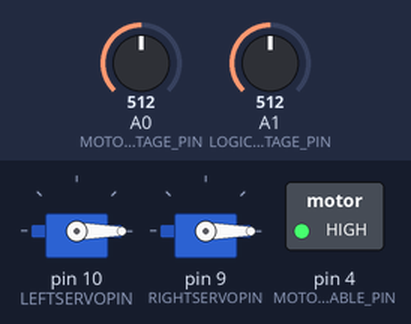
A sketch run on a simulated Arduino Uno, built with avr-gcc and run on an emulated ATmega328P. Parts: 2 × servo, switched loads named in the sketch (green lamp = pin HIGH). The test bench sets the inputs (shaded band); at power-on: A0 (MOTOR_VOLTAGE_PIN) = 512, A1 (LOGIC_VOLTAGE_PIN) = 512. What the sketch prints to the serial monitor is not drawn.

Above: at 1.5 s.
At 4.5 s:
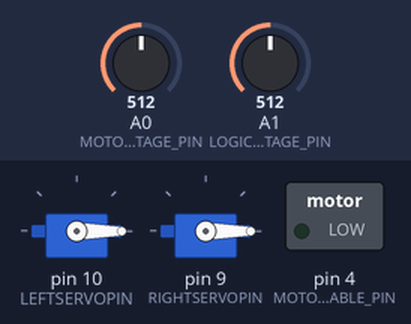
Timing chart, 0 to 7.8 s (numbered marks = the images above):
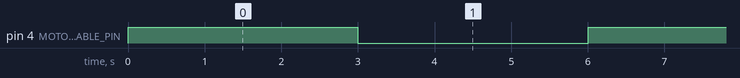

Measured:
- by itself, pin 4 (MOTOR_ENABLE_PIN): alternates HIGH for 3.0 s and LOW for 3.0 s

The sketch:

servo_power_control_test.ino
```cpp
#include <Servo.h>

#define SWITCH_PIN 3

#define MOTOR_ENABLE_PIN 4

#define LEFTSERVOPIN 10
#define RIGHTSERVOPIN 9

#define MOTOR_VOLTAGE_PIN A0
#define LOGIC_VOLTAGE_PIN A1

#define ULTRASONIC_PIN A2

#define VREF 4.98
#define SENSOR_MAX 1024

Servo leftServo;
Servo rightServo;

void serbSetup(){
  pinMode(LEFTSERVOPIN, OUTPUT); //sets the left servo signal pin
                                     //to output
  pinMode(RIGHTSERVOPIN, OUTPUT); //sets the right servo signal pin
                                     //to output
  leftServo.attach(LEFTSERVOPIN); //attaches left servo
  leftServo.write(0);
  rightServo.attach(RIGHTSERVOPIN); //attaches right servo
  rightServo.write(0);
}

void setup()
    {
        Serial.begin(57600);
        Serial.println("motor control board test");
        serbSetup();
        pinMode(MOTOR_ENABLE_PIN,OUTPUT);
        digitalWrite(MOTOR_ENABLE_PIN, LOW);

        pinMode(SWITCH_PIN,INPUT);
        pinMode(MOTOR_VOLTAGE_PIN, INPUT);
        pinMode(LOGIC_VOLTAGE_PIN, INPUT);
        pinMode(ULTRASONIC_PIN, INPUT);

    }

void loop()
    {
        digitalWrite(MOTOR_ENABLE_PIN, HIGH);
        delay(3000);
        digitalWrite(MOTOR_ENABLE_PIN, LOW);
        delay(3000);

/* leftServo.write(15);
 rightServo.write(15);
 delay(1000);
 leftServo.write(0);
 rightServo.write(0);
*/
      readVoltage("motor", MOTOR_VOLTAGE_PIN);
      readVoltage("logic", LOGIC_VOLTAGE_PIN);

    }

float readVoltage(String label, int pin)
{
  int sensorValue = analogRead(pin);
  float voltage = ((sensorValue * VREF) / SENSOR_MAX) * 2.0;
  //float voltage = map(sensorValue, 0, 1024, 0, 10.0);

  Serial.print(label);
  Serial.print("=");
  Serial.print(sensorValue);
  Serial.print(" V=");
  Serial.println(voltage);
  return voltage;
}
```
